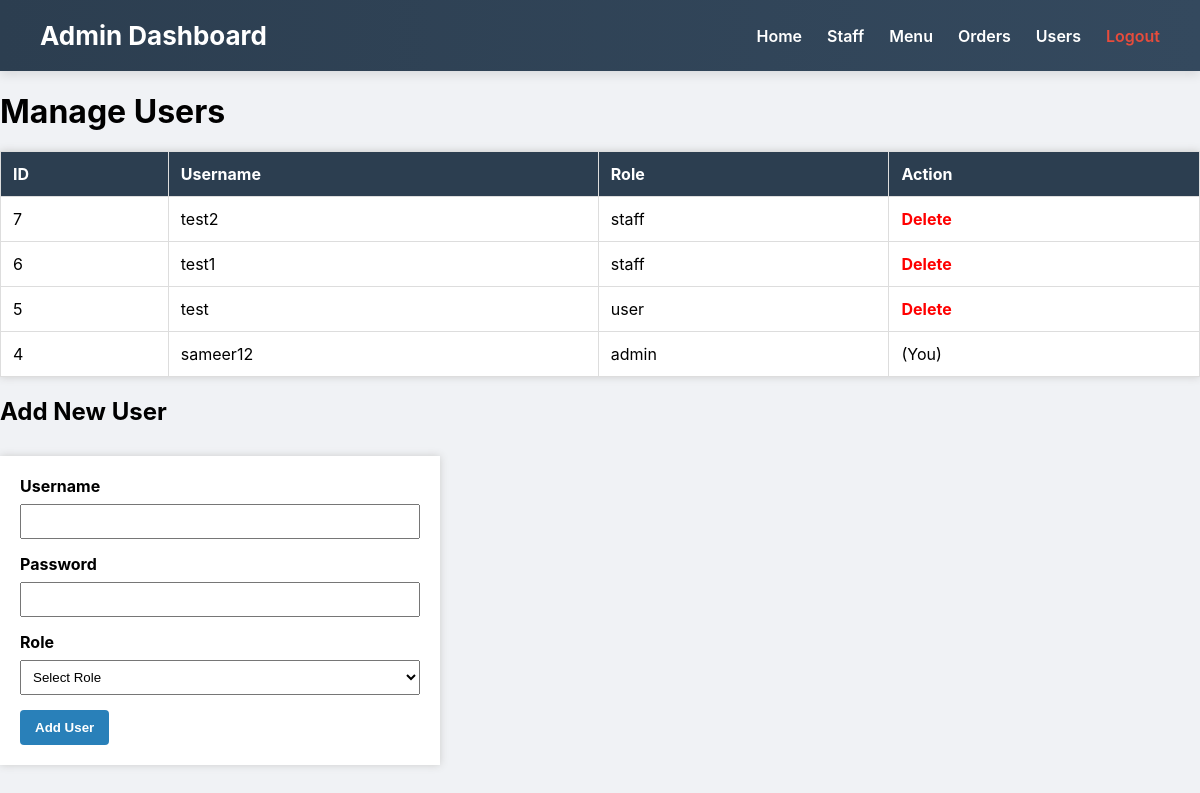
/manage_users.php (signed in), run on an earlier commit of the app's database.
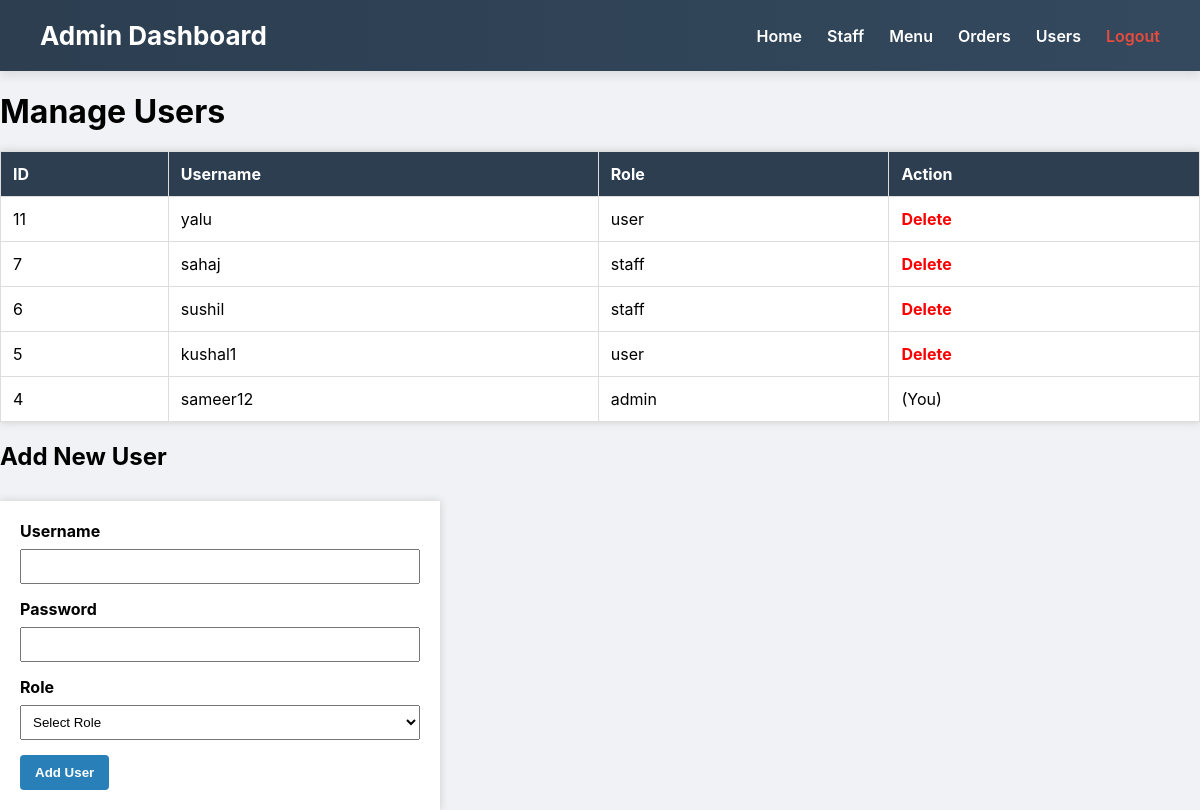
And on a later commit of the database.
### tables this page shows
CREATE TABLE `users` (
  `id` int(11) NOT NULL,
  `username` varchar(50) NOT NULL,
  `password` varchar(255) NOT NULL,
  `role` enum('admin','staff','user') DEFAULT 'user'
);

### manage_users.php (the view, shortened to what this page needs)
<?php
include 'db_connect.php';
$stmt = $conn->query("SELECT id, username, role FROM users ORDER BY id DESC");
$users = $stmt->fetchAll(PDO::FETCH_ASSOC);
?>
<!DOCTYPE html>
<html lang="en">
<head>
</head>
<body>
<div class="navbar">
    <h1>Admin Dashboard</h1>
    <ul>
        <li> <a href="admin_dashboard.php">Home</a></li>
        <li><a href="manage_staff.php">Staff</a></li>
        <li><a href="manage_menu.php">Menu</a></li>
        <li><a href="view_orders.php">Orders</a></li>
        <li><a href="manage_users.php">Users</a></li>
        <li><a class="logout" href="logout.php">Logout</a></li>
    </ul>
</div>
<h1>Manage Users</h1>
<table>
    <thead>
        <tr>
            <th>ID</th><th>Username</th><th>Role</th><th>Action</th>
        </tr>
    </thead>
    <tbody>
    <?php foreach ($users as $user): ?>
        <tr>
            <td><?= htmlspecialchars($user['id']) ?></td>
            <td><?= htmlspecialchars($user['username']) ?></td>
            <td><?= htmlspecialchars($user['role']) ?></td>
            <td>
                <?php if ($user['id'] !== $_SESSION['user_id']): ?>
                    <a href="manage_users.php?delete=<?= $user['id'] ?>" class="delete" onclick="return confirm('Are you sure you want to delete this user?');">Delete</a>
                <?php else: ?>
                    (You)
                <?php endif; ?>
            </td>
        </tr>
    <?php endforeach; ?>
    </tbody>
</table>
<h2>Add New User</h2>
<form class="add-user" method="POST" action="">
    <label for="username">Username</label>
    <input required type="text" id="username" name="username" />
    <label for="password">Password</label>
    <input required type="password" id="password" name="password" />
    <label for="role">Role</label>
    <select id="role" name="role" required>
        <option value="">Select Role</option>
    </select>
    <button type="submit" name="add_user">Add User</button>
</form>
</body>
</html>

What changed in the data, as far as the page shows it:
added users: id "11", username "yalu", role "user"
changed users id 7: username "test2" → "sahaj"
changed users id 6: username "test1" → "sushil"
changed users id 5: username "test" → "kushal1"
